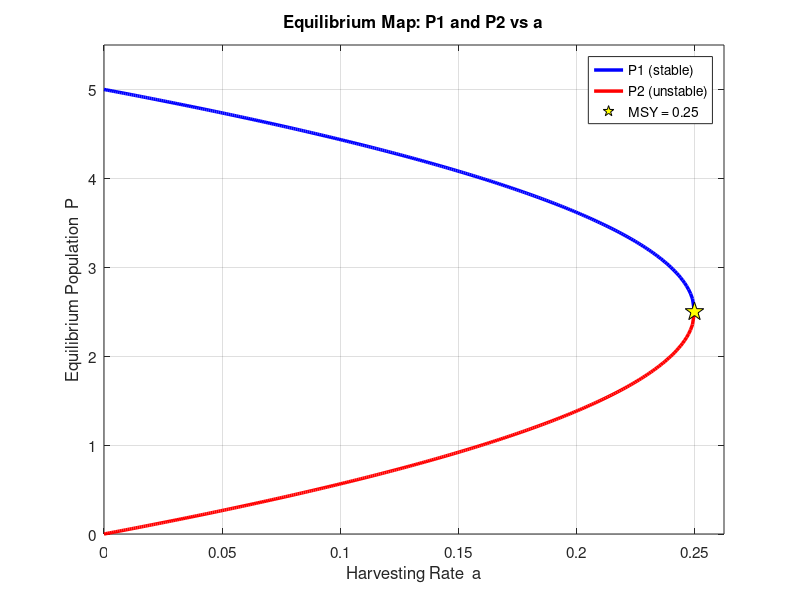
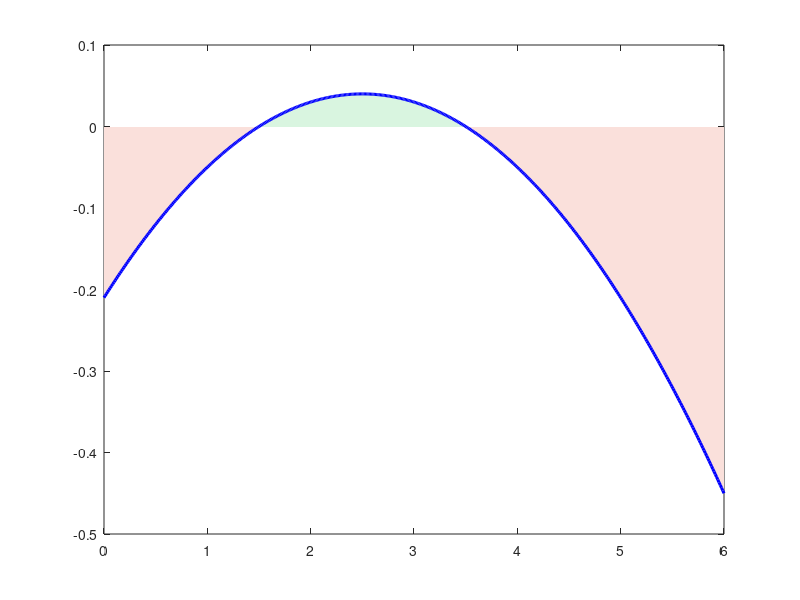

The MATLAB source for these figures, in order: (Note: this script raises an error after producing the figures.)
%% Chapter 3 - Constant Harvesting: Table and Plots
clc; clear; close all;

%% --- Parameters ---
k  = 0.20;
N  = 5;
MSY = k*N/4;

%% =========================================================
%  TABLE 3.1 - Equilibrium Points
%% =========================================================
a_vals = [0, 0.21, 0.22, 0.23, 0.24, 0.25, 0.26];

fprintf('=======================================================\n');
fprintf('Table 3.1: Equilibrium Points (k=%.2f, N=%d)\n', k, N);
fprintf('=======================================================\n');
fprintf('%-8s %-16s %-14s %-14s %-20s\n', ...
        'a', 'Discriminant D', 'P1 (stable)', 'P2 (unstable)', 'Status');
fprintf('%s\n', repmat('-', 1, 75));

for i = 1:length(a_vals)
    a  = a_vals(i);
    D  = N^2 - 4*(a*N/k);
    if D > 0
        P1 = (N + sqrt(D)) / 2;
        P2 = (N - sqrt(D)) / 2;
        status = 'Two equilibria';
    elseif D == 0
        P1 = N/2;
        P2 = N/2;
        status = 'MSY - saddle node';
    else
        P1 = NaN;
        P2 = NaN;
        status = 'Extinction';
    end

    if isnan(P1)
        fprintf('%-8.2f %-16.3f %-14s %-14s %-20s\n', ...
                a, D, '---', '---', status);
    else
        fprintf('%-8.2f %-16.3f %-14.4f %-14.4f %-20s\n', ...
                a, D, P1, P2, status);
    end
end
fprintf('%s\n', repmat('=', 1, 75));

%% =========================================================
%  FIGURE 3.1 - Equilibrium Map (P1 and P2 vs a)
%% =========================================================
a_sweep = linspace(0, MSY, 300);
P1_vals = nan(size(a_sweep));
P2_vals = nan(size(a_sweep));

for i = 1:length(a_sweep)
    D = N^2 - 4*(a_sweep(i)*N/k);
    if D >= 0
        P1_vals(i) = (N + sqrt(D)) / 2;
        P2_vals(i) = (N - sqrt(D)) / 2;
    end
end

figure(1);
set(gcf, 'Color', 'w', 'Position', [100 500 560 380]);
plot(a_sweep, P1_vals, 'b-', 'LineWidth', 2.5, 'DisplayName', 'P1 (stable)');
hold on;
plot(a_sweep, P2_vals, 'r-', 'LineWidth', 2.5, 'DisplayName', 'P2 (unstable)');
plot(MSY, N/2, 'kp', 'MarkerSize', 14, 'MarkerFaceColor', 'y', ...
     'DisplayName', sprintf('MSY = %.2f', MSY));
xlabel('Harvesting Rate  a', 'FontSize', 13);
ylabel('Equilibrium Population  P', 'FontSize', 13);
title('Equilibrium Map: P1 and P2 vs a', ...
      'FontSize', 13, 'FontWeight', 'bold');
legend('Location', 'best', 'FontSize', 11);
xlim([0 MSY*1.05]);
ylim([0 N*1.1]);
grid on; box on;
set(gca, 'FontSize', 11);

%% =========================================================
%  FIGURE 3.2 - Phase Portrait (dP/dt vs P)
%% =========================================================
a = 0.21;
D = N^2 - 4*(a*N/k);
P1 = (N + sqrt(D)) / 2;
P2 = (N - sqrt(D)) / 2;

P_range = linspace(0, N*1.2, 500);
dPdt    = k .* P_range .* (1 - P_range./N) - a;

figure(2);
set(gcf, 'Color', 'w', 'Position', [100 100 560 360]);
% shade growth region green
fill([P_range, fliplr(P_range)], ...
     [max(dPdt,0), zeros(1,500)], ...
     [0.85 0.96 0.88], 'EdgeColor', 'none');
hold on;
% shade decline region red
fill([P_range, fliplr(P_range)], ...
     [min(dPdt,0), zeros(1,500)], ...
     [0.98 0.88 0.86], 'EdgeColor', 'none');
plot(P_range, dPdt, 'b-', 'LineWidth', 2.2);
yline(0, '--k', 'LineWidth', 1.2);
xline(P1, '-g', 'LineWidth', 1.8, 'Label', sprintf('P1=%.2f (stable)', P1), ...
      'FontSize', 10, 'LabelVerticalAlignment', 'bottom');
xline(P2, '-r', 'LineWidth', 1.8, 'Label', sprintf('P2=%.2f (unstable)', P2), ...
      'FontSize', 10, 'LabelVerticalAlignment', 'bottom');
xlabel('Population  P', 'FontSize', 13);
ylabel('dP/dt', 'FontSize', 13);
title(sprintf('Phase Portrait  (a = %.2f)', a), ...
      'FontSize', 13, 'FontWeight', 'bold');
grid on; box on;
set(gca, 'FontSize', 11);

%% =========================================================
%  FIGURE 3.3 - Slope Field + Trajectories  a < MSY (a = 0.21)
%% =========================================================
a    = 0.21;
D    = N^2 - 4*(a*N/k);
P1   = (N + sqrt(D)) / 2;
P2   = (N - sqrt(D)) / 2;
tspan = [0 40];
ode  = @(t,P) k*P*(1 - P/N) - a;
opts = odeset('RelTol',1e-8,'AbsTol',1e-10,'NonNegative',1);

figure(3);
set(gcf, 'Color', 'w', 'Position', [680 500 620 420]);

% slope field
[T_sf, P_sf] = meshgrid(linspace(0,40,22), linspace(0,N*1.3,18));
dP_sf = k.*P_sf.*(1 - P_sf./N) - a;
dT_sf = ones(size(dP_sf));
mag   = sqrt(dT_sf.^2 + dP_sf.^2); mag(mag==0)=1;
quiver(T_sf, P_sf, dT_sf./mag, dP_sf./mag, 0.5, ...
       'Color', [0.75 0.75 0.75], 'LineWidth', 0.7);
hold on;

% trajectories
ICs    = [0.5, 1.0, 1.5, 2.0, 2.5, 3.5, 4.5, 5.5];
colors = lines(length(ICs));
for i = 1:length(ICs)
    [tt, PP] = ode45(ode, tspan, ICs(i), opts);
    plot(tt, PP, 'Color', colors(i,:), 'LineWidth', 1.8, ...
         'DisplayName', sprintf('P0=%.1f', ICs(i)));
end

yline(P1, '--', 'Color', [0.05 0.50 0.25], 'LineWidth', 1.8, ...
      'Label', sprintf('P1=%.2f stable', P1), 'FontSize', 10, ...
      'LabelHorizontalAlignment', 'left');
yline(P2, '--r', 'LineWidth', 1.8, ...
      'Label', sprintf('P2=%.2f unstable', P2), 'FontSize', 10, ...
      'LabelHorizontalAlignment', 'left');

xlabel('Time  t', 'FontSize', 13);
ylabel('Population  P', 'FontSize', 13);
title(sprintf('Slope Field & Trajectories  (a = %.2f < MSY)', a), ...
      'FontSize', 13, 'FontWeight', 'bold');
legend('Location', 'northeast', 'FontSize', 9);
legend('show')
legend('NumColumns', 2)
xlim(tspan); ylim([0 N*1.35]);
grid on; box on;
set(gca, 'FontSize', 11);

%% =========================================================
%  FIGURE 3.4 - Slope Field + Trajectories  a = MSY (a = 0.25)
%% =========================================================
a   = 0.25;
P_star = N/2;
ode = @(t,P) k*P*(1 - P/N) - a;

figure(4);
set(gcf, 'Color', 'w', 'Position', [100 100 620 420]);

[T_sf, P_sf] = meshgrid(linspace(0,40,22), linspace(0,N*1.3,18));
dP_sf = k.*P_sf.*(1 - P_sf./N) - a;
dT_sf = ones(size(dP_sf));
mag   = sqrt(dT_sf.^2 + dP_sf.^2); mag(mag==0)=1;
quiver(T_sf, P_sf, dT_sf./mag, dP_sf./mag, 0.5, ...
       'Color', [0.75 0.75 0.75], 'LineWidth', 0.7);
hold on;

ICs    = [0.5, 1.5, 2.0, 2.5, 3.0, 4.0, 5.0];
colors = lines(length(ICs));
for i = 1:length(ICs)
    [tt, PP] = ode45(ode, tspan, ICs(i), opts);
    plot(tt, PP, 'Color', colors(i,:), 'LineWidth', 1.8, ...
         'DisplayName', sprintf('P0=%.1f', ICs(i)));
end

yline(P_star, '--k', 'LineWidth', 2, ...
      'Label', sprintf('P* = %.2f  (MSY point)', P_star), ...
      'FontSize', 10, 'LabelHorizontalAlignment', 'left');

xlabel('Time  t', 'FontSize', 13);
ylabel('Population  P', 'FontSize', 13);
title(sprintf(' Slope Field & Trajectories  (a = %.2f = MSY)', a), ...
      'FontSize', 13, 'FontWeight', 'bold');
legend('Location', 'northeast', 'FontSize', 9);
xlim(tspan); ylim([0 N*1.35]);
grid on; box on;
set(gca, 'FontSize', 11);

%% =========================================================
%  FIGURE 3.5 - Slope Field + Trajectories  a > MSY (a = 0.26)
%% =========================================================
a   = 0.26;
ode = @(t,P) k*P*(1 - P/N) - a;

figure(5);
set(gcf, 'Color', 'w', 'Position', [680 100 620 420]);

[T_sf, P_sf] = meshgrid(linspace(0,140,30), linspace(0,N*1.3,18));
dP_sf = k.*P_sf.*(1 - P_sf./N) - a;
dT_sf = ones(size(dP_sf));
mag   = sqrt(dT_sf.^2 + dP_sf.^2); mag(mag==0)=1;
quiver(T_sf, P_sf, dT_sf./mag, dP_sf./mag, 0.5, ...
       'Color', [0.75 0.75 0.75], 'LineWidth', 0.7);
hold on;

ICs    = [0.5, 1.5, 2.5, 3.5, 4.5, 5.5];
colors = lines(length(ICs));
for i = 1:length(ICs)
    [tt, PP] = ode45(ode, [0 140], ICs(i));
    plot(tt, PP, 'Color', colors(i,:), 'LineWidth', 1.8, ...
         'DisplayName', sprintf('P0=%.1f', ICs(i)));
end

xlabel('Time  t', 'FontSize', 13);
ylabel('Population  P', 'FontSize', 13);
title(sprintf('Slope Field & Trajectories  (a = %.2f > MSY) — Extinction', a), ...
      'FontSize', 13, 'FontWeight', 'bold');
legend('Location', 'northeast', 'FontSize', 9);
xlim([0 140]); ylim([0 N*1.35]);
grid on; box on;
set(gca, 'FontSize', 11);
